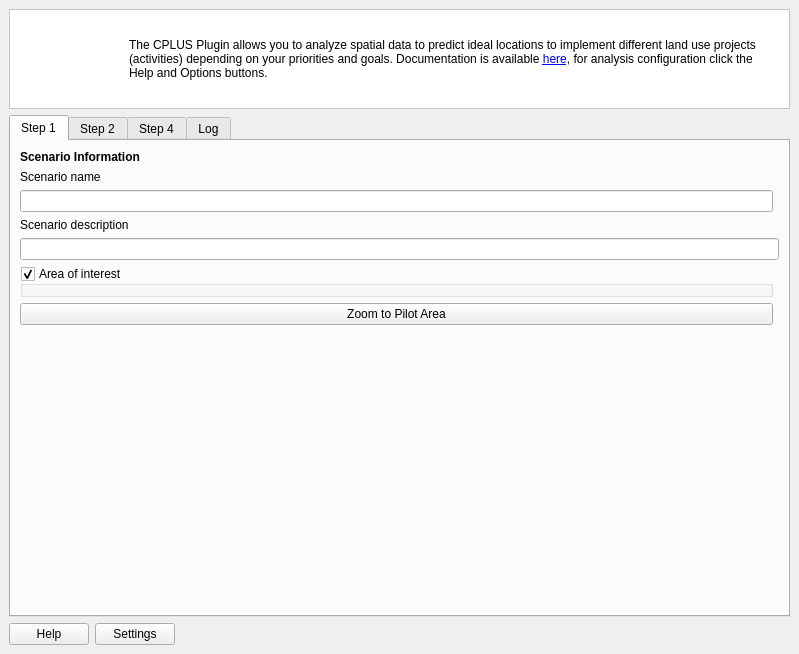
<?xml version="1.0" encoding="UTF-8"?>
<ui version="4.0">
 <class>CPLUS_DockWidget</class>
 <widget class="QDockWidget" name="CPLUS_DockWidget">
  <property name="geometry">
   <rect>
    <x>0</x>
    <y>0</y>
    <width>799</width>
    <height>654</height>
   </rect>
  </property>
  <property name="windowTitle">
   <string>CPLUS</string>
  </property>
  <widget class="QWidget" name="dock_widget_contents">
   <layout class="QVBoxLayout" name="verticalLayout">
    <item>
     <widget class="QFrame" name="frame">
      <property name="sizePolicy">
       <sizepolicy hsizetype="Preferred" vsizetype="Minimum">
        <horstretch>0</horstretch>
        <verstretch>0</verstretch>
       </sizepolicy>
      </property>
      <property name="minimumSize">
       <size>
        <width>0</width>
        <height>100</height>
       </size>
      </property>
      <property name="maximumSize">
       <size>
        <width>16777215</width>
        <height>100</height>
       </size>
      </property>
      <property name="autoFillBackground">
       <bool>false</bool>
      </property>
      <property name="styleSheet">
       <string notr="true">background-color: rgb(255, 255, 255);</string>
      </property>
      <property name="frameShape">
       <enum>QFrame::StyledPanel</enum>
      </property>
      <property name="frameShadow">
       <enum>QFrame::Raised</enum>
      </property>
      <widget class="QLabel" name="label_123">
       <property name="geometry">
        <rect>
         <x>120</x>
         <y>10</y>
         <width>651</width>
         <height>81</height>
        </rect>
       </property>
       <property name="text">
        <string>&lt;html&gt;&lt;head/&gt;&lt;body&gt;&lt;p&gt;The CPLUS Plugin allows you to analyze spatial data to predict ideal locations to implement different land use projects (activities) depending on your priorities and goals. Documentation is available &lt;a href=&quot;https://ConservationInternational.github.io/cplus-plugin&quot;&gt;&lt;span style=&quot; text-decoration: underline; color:#0000ff;&quot;&gt;here&lt;/span&gt;&lt;/a&gt;, for analysis configuration click the Help and Options buttons.&lt;/p&gt;&lt;/body&gt;&lt;/html&gt;</string>
       </property>
       <property name="wordWrap">
        <bool>true</bool>
       </property>
       <property name="openExternalLinks">
        <bool>true</bool>
       </property>
      </widget>
      <widget class="QLabel" name="icon_la">
       <property name="geometry">
        <rect>
         <x>10</x>
         <y>10</y>
         <width>81</width>
         <height>81</height>
        </rect>
       </property>
       <property name="text">
        <string/>
       </property>
       <property name="scaledContents">
        <bool>true</bool>
       </property>
      </widget>
     </widget>
    </item>
    <item>
     <widget class="QTabWidget" name="tab_widget">
      <property name="currentIndex">
       <number>0</number>
      </property>
      <widget class="QWidget" name="step_1">
       <attribute name="title">
        <string>Step 1</string>
       </attribute>
       <layout class="QGridLayout" name="gridLayout_8">
        <item row="10" column="0" colspan="2">
         <spacer name="verticalSpacer_3">
          <property name="orientation">
           <enum>Qt::Vertical</enum>
          </property>
          <property name="sizeHint" stdset="0">
           <size>
            <width>20</width>
            <height>182</height>
           </size>
          </property>
         </spacer>
        </item>
        <item row="6" column="0" colspan="2">
         <widget class="QLineEdit" name="scenario_description">
          <property name="toolTip">
           <string>Information about the scenario analysis, limited to 195 characters. </string>
          </property>
          <property name="text">
           <string/>
          </property>
          <property name="maxLength">
           <number>195</number>
          </property>
         </widget>
        </item>
        <item row="2" column="0">
         <widget class="QLineEdit" name="scenario_name">
          <property name="text">
           <string/>
          </property>
         </widget>
        </item>
        <item row="0" column="0">
         <widget class="QLabel" name="label_10">
          <property name="styleSheet">
           <string notr="true">font-weight:bold;</string>
          </property>
          <property name="text">
           <string>Scenario Information</string>
          </property>
         </widget>
        </item>
        <item row="7" column="0">
         <widget class="QgsExtentGroupBox" name="extent_box">
          <property name="title">
           <string>Area of interest</string>
          </property>
          <property name="checkable">
           <bool>true</bool>
          </property>
          <property name="collapsed">
           <bool>false</bool>
          </property>
         </widget>
        </item>
        <item row="5" column="0">
         <widget class="QLabel" name="label_71">
          <property name="toolTip">
           <string>Information about the scenario analysis, limited to 195 characters. </string>
          </property>
          <property name="text">
           <string>Scenario description</string>
          </property>
         </widget>
        </item>
        <item row="9" column="0">
         <widget class="QPushButton" name="pilot_area_btn">
          <property name="toolTip">
           <string>&lt;html&gt;&lt;head/&gt;&lt;body&gt;&lt;pre style=&quot; margin-top:0px; margin-bottom:0px; margin-left:0px; margin-right:0px; -qt-block-indent:0; text-indent:0px; background-color:#ffffff;&quot;&gt;&lt;span style=&quot; font-family:'JetBrains Mono','monospace'; font-size:9.8pt; color:#067d17;&quot;&gt;Changes the current map canvas extent to the pilot area extent. Zoom only occurs&lt;/span&gt;&lt;/pre&gt;&lt;pre style=&quot; margin-top:0px; margin-bottom:0px; margin-left:0px; margin-right:0px; -qt-block-indent:0; text-indent:0px; background-color:#ffffff;&quot;&gt;&lt;span style=&quot; font-family:'JetBrains Mono','monospace'; font-size:9.8pt; color:#067d17;&quot;&gt;if the map canvas is using EPSG:4326 coordinate system.&lt;/span&gt;&lt;/pre&gt;&lt;/body&gt;&lt;/html&gt;</string>
          </property>
          <property name="text">
           <string>Zoom to Pilot Area</string>
          </property>
         </widget>
        </item>
        <item row="1" column="0">
         <widget class="QLabel" name="label_64">
          <property name="text">
           <string>Scenario name</string>
          </property>
         </widget>
        </item>
       </layout>
      </widget>
      <widget class="QWidget" name="step_2">
       <attribute name="title">
        <string>Step 2</string>
       </attribute>
       <layout class="QGridLayout" name="gridLayout">
        <item row="3" column="2">
         <widget class="QLabel" name="label_122">
          <property name="font">
           <font>
            <weight>75</weight>
            <bold>true</bold>
           </font>
          </property>
          <property name="text">
           <string>Priority Weighting Layers</string>
          </property>
         </widget>
        </item>
        <item row="4" column="1">
         <layout class="QVBoxLayout" name="verticalLayout_2">
          <item>
           <spacer name="verticalSpacer_2">
            <property name="orientation">
             <enum>Qt::Vertical</enum>
            </property>
            <property name="sizeHint" stdset="0">
             <size>
              <width>20</width>
              <height>40</height>
             </size>
            </property>
           </spacer>
          </item>
          <item>
           <widget class="QToolButton" name="layer_remove_btn">
            <property name="toolTip">
             <string>Remove selected priority weighting layer from the group.</string>
            </property>
            <property name="text">
             <string>-&gt;</string>
            </property>
            <property name="icon">
             <iconset>
              <normaloff>../../../../../../../resources/cplus_right_arrow.svg</normaloff>../../../../../../../resources/cplus_right_arrow.svg</iconset>
            </property>
           </widget>
          </item>
          <item>
           <widget class="QToolButton" name="layer_add_btn">
            <property name="toolTip">
             <string>Add the selected priority weighting layer(s) to the group.</string>
            </property>
            <property name="text">
             <string>&lt;-</string>
            </property>
            <property name="icon">
             <iconset>
              <normaloff>../../../../../../../resources/cplus_left_arrow.svg</normaloff>../../../../../../../resources/cplus_left_arrow.svg</iconset>
            </property>
           </widget>
          </item>
          <item>
           <spacer name="verticalSpacer">
            <property name="orientation">
             <enum>Qt::Vertical</enum>
            </property>
            <property name="sizeHint" stdset="0">
             <size>
              <width>20</width>
              <height>40</height>
             </size>
            </property>
           </spacer>
          </item>
         </layout>
        </item>
        <item row="2" column="0" colspan="3">
         <widget class="Line" name="line_4">
          <property name="orientation">
           <enum>Qt::Horizontal</enum>
          </property>
         </widget>
        </item>
        <item row="4" column="0">
         <widget class="QFrame" name="priority_groups_frame">
          <property name="frameShape">
           <enum>QFrame::NoFrame</enum>
          </property>
          <property name="frameShadow">
           <enum>QFrame::Raised</enum>
          </property>
          <property name="lineWidth">
           <number>0</number>
          </property>
         </widget>
        </item>
        <item row="5" column="0">
         <layout class="QHBoxLayout" name="horizontalLayout_5">
          <item>
           <spacer name="horizontalSpacer_4">
            <property name="orientation">
             <enum>Qt::Horizontal</enum>
            </property>
            <property name="sizeHint" stdset="0">
             <size>
              <width>40</width>
              <height>20</height>
             </size>
            </property>
           </spacer>
          </item>
          <item>
           <widget class="QToolButton" name="add_group_btn">
            <property name="toolTip">
             <string>Add new priority group.</string>
            </property>
            <property name="text">
             <string>...</string>
            </property>
           </widget>
          </item>
          <item>
           <widget class="QToolButton" name="edit_group_btn">
            <property name="toolTip">
             <string>Edit current selected priority group.</string>
            </property>
            <property name="text">
             <string>...</string>
            </property>
           </widget>
          </item>
          <item>
           <widget class="QToolButton" name="remove_group_btn">
            <property name="toolTip">
             <string>Remove the selected priority group.</string>
            </property>
            <property name="text">
             <string>...</string>
            </property>
           </widget>
          </item>
         </layout>
        </item>
        <item row="0" column="0">
         <widget class="QLabel" name="label_78">
          <property name="font">
           <font>
            <weight>75</weight>
            <bold>true</bold>
           </font>
          </property>
          <property name="text">
           <string> Weighting priorities</string>
          </property>
         </widget>
        </item>
        <item row="5" column="2">
         <layout class="QHBoxLayout" name="horizontalLayout_4">
          <item>
           <spacer name="horizontalSpacer_3">
            <property name="orientation">
             <enum>Qt::Horizontal</enum>
            </property>
            <property name="sizeHint" stdset="0">
             <size>
              <width>40</width>
              <height>20</height>
             </size>
            </property>
           </spacer>
          </item>
          <item>
           <widget class="QToolButton" name="new_financial_pwl_btn">
            <property name="toolTip">
             <string>Create new financial priority weighting layer</string>
            </property>
            <property name="text">
             <string>...</string>
            </property>
           </widget>
          </item>
          <item>
           <widget class="QToolButton" name="add_pwl_btn">
            <property name="toolTip">
             <string>Add new priority weighting layer.</string>
            </property>
            <property name="text">
             <string>...</string>
            </property>
           </widget>
          </item>
          <item>
           <widget class="QToolButton" name="edit_pwl_btn">
            <property name="toolTip">
             <string>Edit current selected priority weighting layer.</string>
            </property>
            <property name="text">
             <string>...</string>
            </property>
           </widget>
          </item>
          <item>
           <widget class="QToolButton" name="remove_pwl_btn">
            <property name="toolTip">
             <string>Remove the selected priority weighting layer.</string>
            </property>
            <property name="text">
             <string>...</string>
            </property>
           </widget>
          </item>
         </layout>
        </item>
        <item row="1" column="0" colspan="3">
         <widget class="QLabel" name="label_77">
          <property name="text">
           <string>&lt;html&gt;&lt;head/&gt;&lt;body&gt;&lt;p&gt;Assign priority weights using the sliders. Add the priority weighting layers unique to each activity by clicking and dragging the layer under a group title.&lt;/p&gt;&lt;/body&gt;&lt;/html&gt;</string>
          </property>
          <property name="wordWrap">
           <bool>true</bool>
          </property>
         </widget>
        </item>
        <item row="3" column="0">
         <widget class="QLabel" name="label_121">
          <property name="font">
           <font>
            <weight>75</weight>
            <bold>true</bold>
           </font>
          </property>
          <property name="text">
           <string>Priority groups</string>
          </property>
         </widget>
        </item>
        <item row="4" column="2">
         <widget class="QListWidget" name="priority_layers_list">
          <property name="dragEnabled">
           <bool>true</bool>
          </property>
          <property name="dragDropMode">
           <enum>QAbstractItemView::DragOnly</enum>
          </property>
          <property name="selectionMode">
           <enum>QAbstractItemView::ExtendedSelection</enum>
          </property>
          <property name="sortingEnabled">
           <bool>true</bool>
          </property>
         </widget>
        </item>
       </layout>
      </widget>
      <widget class="QWidget" name="step_4_tab">
       <attribute name="title">
        <string>Step 4</string>
       </attribute>
       <layout class="QGridLayout" name="gridLayout_6">
        <item row="3" column="0">
         <spacer name="verticalSpacer_4">
          <property name="orientation">
           <enum>Qt::Vertical</enum>
          </property>
          <property name="sizeHint" stdset="0">
           <size>
            <width>20</width>
            <height>117</height>
           </size>
          </property>
         </spacer>
        </item>
        <item row="0" column="0">
         <widget class="QgsCollapsibleGroupBox" name="options_group">
          <property name="toolTip">
           <string>&lt;html&gt;&lt;head/&gt;&lt;body&gt;&lt;p&gt;Select outputs that will be saved into the file system, unselected options will be stored as memory layers.&lt;/p&gt;&lt;/body&gt;&lt;/html&gt;</string>
          </property>
          <property name="title">
           <string>Select outputs</string>
          </property>
          <layout class="QGridLayout" name="gridLayout_4">
           <item row="1" column="0">
            <widget class="QCheckBox" name="landuse_project">
             <property name="toolTip">
              <string>&lt;html&gt;&lt;head/&gt;&lt;body&gt;&lt;p&gt;Whether to produce the landuse project layers outputs.&lt;/p&gt;&lt;/body&gt;&lt;/html&gt;</string>
             </property>
             <property name="text">
              <string>Landuse Activity</string>
             </property>
             <property name="checked">
              <bool>true</bool>
             </property>
            </widget>
           </item>
           <item row="2" column="0">
            <widget class="QCheckBox" name="landuse_normalized">
             <property name="toolTip">
              <string>&lt;html&gt;&lt;head/&gt;&lt;body&gt;&lt;p&gt;Whether to produce the landuse project normalized outputs.&lt;/p&gt;&lt;/body&gt;&lt;/html&gt;</string>
             </property>
             <property name="text">
              <string>Landuse Activity Normalized</string>
             </property>
             <property name="checked">
              <bool>true</bool>
             </property>
            </widget>
           </item>
           <item row="3" column="0">
            <widget class="QCheckBox" name="highest_position">
             <property name="toolTip">
              <string>&lt;html&gt;&lt;head/&gt;&lt;body&gt;&lt;p&gt;Whether to produce the final highest position analysis outputs, unselecting this option will disable report generation this is because the highest position output is a required output for report generation.&lt;/p&gt;&lt;/body&gt;&lt;/html&gt;</string>
             </property>
             <property name="text">
              <string>Scenario Highest Position analysis</string>
             </property>
             <property name="checked">
              <bool>true</bool>
             </property>
            </widget>
           </item>
           <item row="0" column="0">
            <widget class="QCheckBox" name="ncs_pwl_weighted">
             <property name="toolTip">
              <string>&lt;html&gt;&lt;head/&gt;&lt;body&gt;&lt;p&gt;Whether to produce the NCS pathways outputs.&lt;/p&gt;&lt;/body&gt;&lt;/html&gt;</string>
             </property>
             <property name="text">
              <string>NCS Weighted with PWL</string>
             </property>
             <property name="checked">
              <bool>true</bool>
             </property>
            </widget>
           </item>
          </layout>
         </widget>
        </item>
        <item row="1" column="0">
         <widget class="QgsCollapsibleGroupBox" name="processing_options_group">
          <property name="toolTip">
           <string>Processing options</string>
          </property>
          <property name="title">
           <string>Processing options</string>
          </property>
          <layout class="QGridLayout" name="gridLayout_3">
           <item row="0" column="0">
            <widget class="QCheckBox" name="processing_type">
             <property name="text">
              <string>Process the scenario online</string>
             </property>
            </widget>
           </item>
           <item row="0" column="1">
            <widget class="QPushButton" name="view_status_btn">
             <property name="sizePolicy">
              <sizepolicy hsizetype="Expanding" vsizetype="Preferred">
               <horstretch>10</horstretch>
               <verstretch>3</verstretch>
              </sizepolicy>
             </property>
             <property name="toolTip">
              <string>&lt;html&gt;&lt;head/&gt;&lt;body&gt;&lt;p&gt;View online task status&lt;/p&gt;&lt;/body&gt;&lt;/html&gt;</string>
             </property>
             <property name="text">
              <string>View Online Task Status</string>
             </property>
            </widget>
           </item>
          </layout>
         </widget>
        </item>
        <item row="4" column="0">
         <layout class="QHBoxLayout" name="horizontalLayout_3">
          <item>
           <spacer name="horizontalSpacer_2">
            <property name="orientation">
             <enum>Qt::Horizontal</enum>
            </property>
            <property name="sizeHint" stdset="0">
             <size>
              <width>500</width>
              <height>20</height>
             </size>
            </property>
           </spacer>
          </item>
          <item>
           <widget class="QPushButton" name="run_scenario_btn">
            <property name="sizePolicy">
             <sizepolicy hsizetype="Expanding" vsizetype="Preferred">
              <horstretch>10</horstretch>
              <verstretch>3</verstretch>
             </sizepolicy>
            </property>
            <property name="text">
             <string>Run Scenario</string>
            </property>
           </widget>
          </item>
         </layout>
        </item>
        <item row="2" column="0">
         <widget class="QgsCollapsibleGroupBox" name="gp_report_options">
          <property name="minimumSize">
           <size>
            <width>0</width>
            <height>0</height>
           </size>
          </property>
          <property name="title">
           <string>Scenario report options</string>
          </property>
          <layout class="QHBoxLayout" name="horizontalLayout_7">
           <item>
            <widget class="QCheckBox" name="chb_metric_builder">
             <property name="text">
              <string>Use custom activity metrics table</string>
             </property>
            </widget>
           </item>
           <item>
            <widget class="QToolButton" name="btn_metric_builder">
             <property name="enabled">
              <bool>false</bool>
             </property>
             <property name="toolTip">
              <string>Show activity metrics builder</string>
             </property>
             <property name="text">
              <string>...</string>
             </property>
            </widget>
           </item>
           <item>
            <spacer name="horizontalSpacer_6">
             <property name="orientation">
              <enum>Qt::Horizontal</enum>
             </property>
             <property name="sizeHint" stdset="0">
              <size>
               <width>517</width>
               <height>20</height>
              </size>
             </property>
            </spacer>
           </item>
          </layout>
         </widget>
        </item>
       </layout>
      </widget>
      <widget class="QWidget" name="log">
       <attribute name="title">
        <string>Log</string>
       </attribute>
       <layout class="QVBoxLayout" name="verticalLayout_4">
        <item>
         <layout class="QVBoxLayout" name="verticalLayout_3">
          <item>
           <widget class="QLabel" name="saved_scenarios">
            <property name="font">
             <font>
              <weight>50</weight>
              <bold>false</bold>
             </font>
            </property>
            <property name="text">
             <string>Scenario history</string>
            </property>
           </widget>
          </item>
          <item>
           <widget class="QListWidget" name="scenario_list">
            <property name="dragEnabled">
             <bool>true</bool>
            </property>
            <property name="dragDropMode">
             <enum>QAbstractItemView::DragOnly</enum>
            </property>
            <property name="selectionMode">
             <enum>QAbstractItemView::ExtendedSelection</enum>
            </property>
            <property name="sortingEnabled">
             <bool>true</bool>
            </property>
           </widget>
          </item>
          <item>
           <layout class="QHBoxLayout" name="horizontalLayout_6">
            <item>
             <spacer name="horizontalSpacer_5">
              <property name="orientation">
               <enum>Qt::Horizontal</enum>
              </property>
              <property name="sizeHint" stdset="0">
               <size>
                <width>40</width>
                <height>20</height>
               </size>
              </property>
             </spacer>
            </item>
            <item>
             <widget class="QToolButton" name="add_scenario_btn">
              <property name="toolTip">
               <string>Add current scenario details into the scenario history</string>
              </property>
              <property name="text">
               <string>...</string>
              </property>
             </widget>
            </item>
            <item>
             <widget class="QToolButton" name="load_scenario_btn">
              <property name="enabled">
               <bool>true</bool>
              </property>
              <property name="toolTip">
               <string>&lt;html&gt;&lt;head/&gt;&lt;body&gt;&lt;p&gt;Load the selected scenario details into step 1 inputs and respective layers into the map canvas.&lt;/p&gt;&lt;/body&gt;&lt;/html&gt;</string>
              </property>
              <property name="text">
               <string>...</string>
              </property>
             </widget>
            </item>
            <item>
             <widget class="QToolButton" name="info_scenario_btn">
              <property name="toolTip">
               <string>Click to see the information about the current selected scenario</string>
              </property>
              <property name="text">
               <string>...</string>
              </property>
             </widget>
            </item>
            <item>
             <widget class="QToolButton" name="comparison_report_btn">
              <property name="enabled">
               <bool>false</bool>
              </property>
              <property name="toolTip">
               <string>Generate scenario comparison report</string>
              </property>
              <property name="text">
               <string>...</string>
              </property>
             </widget>
            </item>
            <item>
             <widget class="QToolButton" name="remove_scenario_btn">
              <property name="toolTip">
               <string>Remove the selected scenario from the scenario history.</string>
              </property>
              <property name="text">
               <string>...</string>
              </property>
             </widget>
            </item>
           </layout>
          </item>
         </layout>
        </item>
        <item>
         <layout class="QGridLayout" name="gridLayout_2">
          <item row="0" column="0">
           <widget class="QLabel" name="label">
            <property name="text">
             <string>Processing Log</string>
            </property>
           </widget>
          </item>
          <item row="1" column="0">
           <widget class="QPlainTextEdit" name="log_text_box"/>
          </item>
         </layout>
        </item>
       </layout>
      </widget>
     </widget>
    </item>
    <item>
     <layout class="QHBoxLayout" name="horizontalLayout_2">
      <item>
       <layout class="QHBoxLayout" name="horizontalLayout">
        <item>
         <widget class="QPushButton" name="help_btn">
          <property name="maximumSize">
           <size>
            <width>80</width>
            <height>16777215</height>
           </size>
          </property>
          <property name="text">
           <string>Help</string>
          </property>
         </widget>
        </item>
        <item>
         <widget class="QPushButton" name="options_btn">
          <property name="text">
           <string>Settings</string>
          </property>
         </widget>
        </item>
        <item>
         <spacer name="horizontalSpacer">
          <property name="orientation">
           <enum>Qt::Horizontal</enum>
          </property>
          <property name="sizeHint" stdset="0">
           <size>
            <width>40</width>
            <height>20</height>
           </size>
          </property>
         </spacer>
        </item>
       </layout>
      </item>
     </layout>
    </item>
   </layout>
  </widget>
 </widget>
 <customwidgets>
  <customwidget>
   <class>QgsCollapsibleGroupBox</class>
   <extends>QGroupBox</extends>
   <header>qgscollapsiblegroupbox.h</header>
   <container>1</container>
  </customwidget>
  <customwidget>
   <class>QgsExtentGroupBox</class>
   <extends>QgsCollapsibleGroupBox</extends>
   <header>qgsextentgroupbox.h</header>
   <container>1</container>
  </customwidget>
 </customwidgets>
 <resources/>
 <connections/>
</ui>
